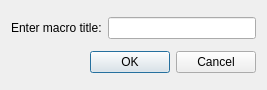
<?xml version="1.0" encoding="UTF-8"?>
<ui version="4.0">
 <class>Macro</class>
 <widget class="QDialog" name="Macro">
  <property name="geometry">
   <rect>
    <x>0</x>
    <y>0</y>
    <width>267</width>
    <height>90</height>
   </rect>
  </property>
  <property name="windowTitle">
   <string>Dialog</string>
  </property>
  <layout class="QVBoxLayout" name="verticalLayout">
   <item>
    <layout class="QHBoxLayout" name="horizontalLayout">
     <item>
      <widget class="QLabel" name="laTitle">
       <property name="text">
        <string>Enter macro title:</string>
       </property>
      </widget>
     </item>
     <item>
      <widget class="QLineEdit" name="leTitle"/>
     </item>
    </layout>
   </item>
   <item>
    <widget class="QDialogButtonBox" name="buttonBox">
     <property name="orientation">
      <enum>Qt::Horizontal</enum>
     </property>
     <property name="standardButtons">
      <set>QDialogButtonBox::Cancel|QDialogButtonBox::Ok</set>
     </property>
    </widget>
   </item>
  </layout>
 </widget>
 <resources/>
 <connections>
  <connection>
   <sender>buttonBox</sender>
   <signal>accepted()</signal>
   <receiver>Macro</receiver>
   <slot>accept()</slot>
   <hints>
    <hint type="sourcelabel">
     <x>248</x>
     <y>254</y>
    </hint>
    <hint type="destinationlabel">
     <x>157</x>
     <y>274</y>
    </hint>
   </hints>
  </connection>
  <connection>
   <sender>buttonBox</sender>
   <signal>rejected()</signal>
   <receiver>Macro</receiver>
   <slot>reject()</slot>
   <hints>
    <hint type="sourcelabel">
     <x>316</x>
     <y>260</y>
    </hint>
    <hint type="destinationlabel">
     <x>286</x>
     <y>274</y>
    </hint>
   </hints>
  </connection>
 </connections>
</ui>
